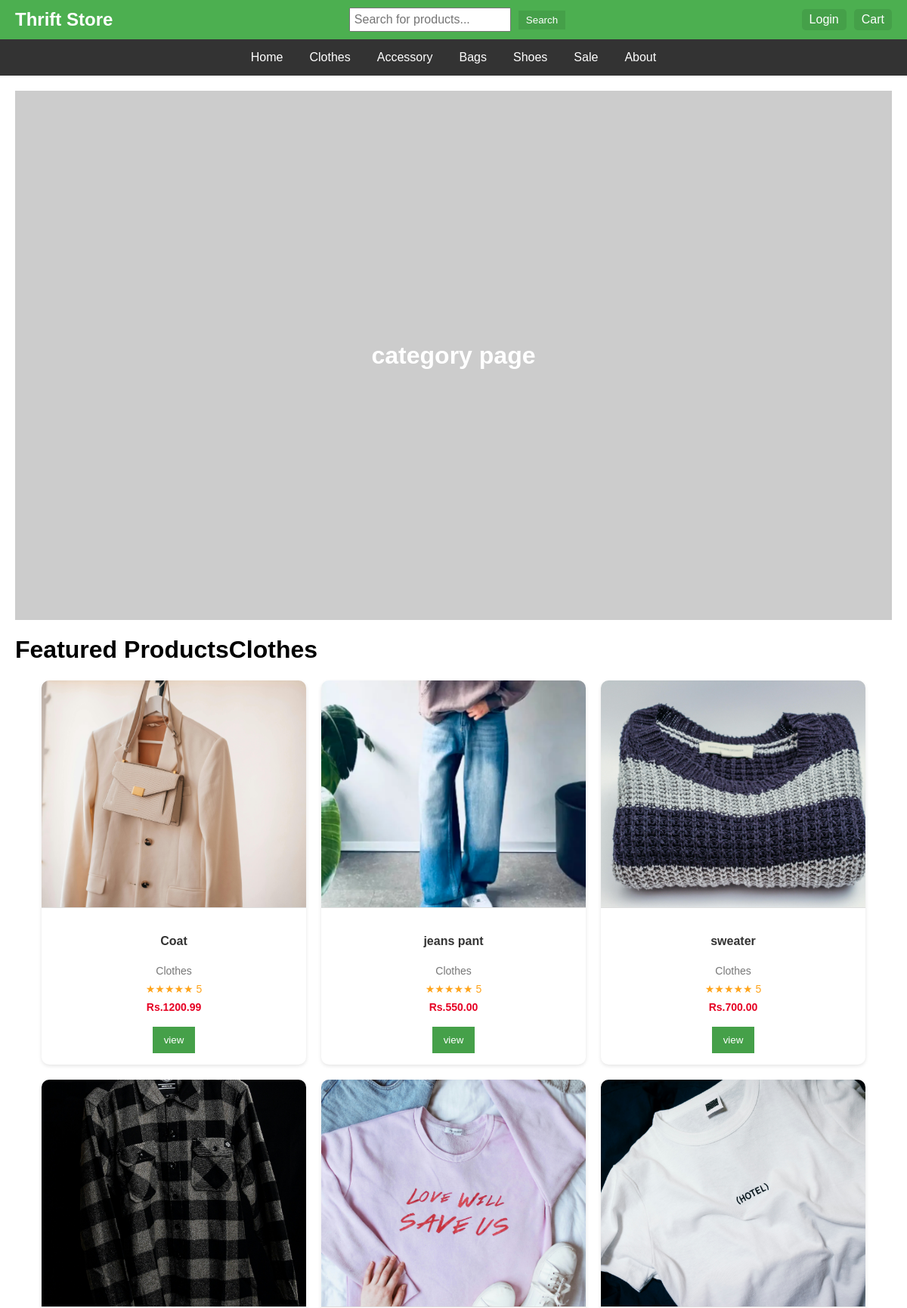
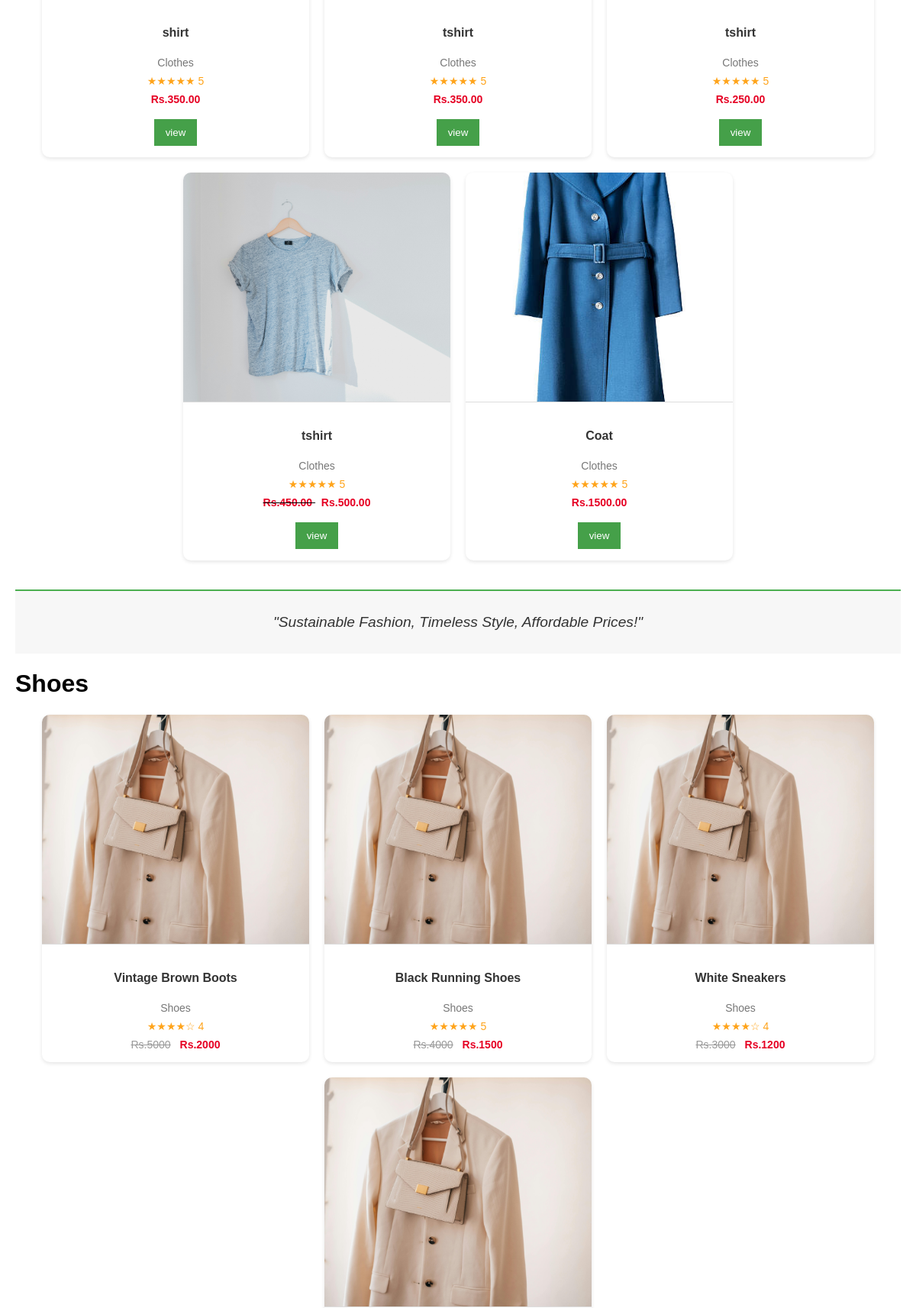
Screenshot of /category/Clothes (upper part) with the database file from the repository (2 pictures, top to bottom).
### app1/models.py (models this page shows, shortened)
class Category(models.Model):
    name = models.CharField(max_length=50)
    def __str__(self):
        return self.name
    class Meta:
        verbose_name_plural = 'categories'

class Product(models.Model):
    name = models.CharField(max_length=100)
    price = models.DecimalField(default=0,decimal_places=2,max_digits=6)
    category = models.ForeignKey(Category, on_delete=models.CASCADE, default=1)
    description = models.CharField(max_length=260,default='',blank=True,null=True)
    image = models.ImageField(upload_to='uploads/product/')
    is_sale = models.BooleanField(default=False)
    sale_price = models.DecimalField(default=0,decimal_places=2,max_digits=6)

### app1/views.py (the view)
# urls.py: path('category/<str:foo>', views.category, name='category'),
def category(request, foo):
    foo = foo.replace('_', ' ')
    try:
        category = Category.objects.get(name=foo)
        products = Product.objects.filter(category=category)
        return render(request, 'category.html',{'products':products, 'category':category})
    except:
        messages.success(request,("that category deoesnot exist"))
        return redirect('home')

### cart/context_processor.py (called while the page is built)
def cart(request):
    return {'cart': Cart(request)}

### app1/templates/category.html (shortened to what this page needs)
{% extends 'base.html'%}
{% block content %}
    <main>
        <div class="banner">
            category page
        </div>
        <h1>Featured Products{{ category }}</h1>
                <div class="product-grid">
                    {% for product in products %}
                    {% if product.is_sale %}
                    <div class="product-card">
                        <img src="{{product.image.url }}" alt="Product Image">
                        <div class="product-info">
                            <h3 class="product-title">{{product.name}}</h3>
                            <p class="product-category">{{product.category}}</p>
                            <div class="product-rating">
                                ★★★★★ 5
                            </div>
                            <div class="product-pricing">
                                <strike>
                                <span class="discounted-price">Rs.{{product.price}}</span>
                                </strike>
                                <span class="discounted-price">Rs.{{product.sale_price}}</span>
                            </div>
                            <a href="{% url 'product' product.id %}"><button>view</button></a>
                        </div>
                    </div>
                    {% else %}
            <div class="product-card">
                <img src="{{product.image.url }}" alt="Product Image">
                <div class="product-info">
                    <h3 class="product-title">{{product.name}}</h3>
                    <p class="product-category">{{product.category}}</p>
                    <div class="product-rating">
                        ★★★★★ 5
                    </div>
                    <div class="product-pricing">
                        <span class="discounted-price">Rs.{{product.price}}</span>
                    </div>
                    <a href="{% url 'product' product.id %}"><button>view</button></a>
                </div>
            </div>
            {% endif %}
            {% endfor %}
        </div><br>
        <div class="slogan-bar">
            "Sustainable Fashion, Timeless Style, Affordable Prices!"
        </div>
        <h1>Shoes</h1>
        <div class="product-grid">
            <div class="product-card">
                <img src="img1.jpg" alt="Product Image">
                <div class="product-info">
                    <h3 class="product-title">Vintage Brown Boots</h3>
                    <p class="product-category">Shoes</p>
                    <div class="product-rating">
                        ★★★★☆ 4
                    </div>
                    <div class="product-pricing">
                        <span class="original-price">Rs.5000</span>
                        <span class="discounted-price">Rs.2000</span>
                    </div>
                </div>
            </div>
            <div class="product-card">
                <img src="img1.jpg" alt="Product Image">
                <div class="product-info">
                    <h3 class="product-title">Black Running Shoes</h3>
                    <p class="product-category">Shoes</p>
                    <div class="product-rating">
                        ★★★★★ 5
                    </div>
                    <div class="product-pricing">
                        <span class="original-price">Rs.4000</span>
                        <span class="discounted-price">Rs.1500</span>
                    </div>
                </div>
            </div>
            <div class="product-card">
                <img src="img1.jpg" alt="Product Image">
                <div class="product-info">
                    <h3 class="product-title">White Sneakers</h3>
                    <p class="product-category">Shoes</p>
                    <div class="product-rating">
                        ★★★★☆ 4
                    </div>
                    <div class="product-pricing">
                        <span class="original-price">Rs.3000</span>
                        <span class="discounted-price">Rs.1200</span>
                    </div>
                </div>
            </div>
            <div class="product-card">
                <img src="img1.jpg" alt="Product Image">
            </div>
        </div><br>
        <br>
        <br>
        <br>
    </main>
</body>
</html>
{% endblock %}

### app1/templates/base.html (shortened to what this page needs)
{% load static %}
<!DOCTYPE html>
<html lang="en">
<head>
    <link href="{% static 'css/style.css' %}" rel="stylesheet"/>
</head>
<body>
    <div class="top-navbar">
        <div class="logo">Thrift Store</div>
        <div class="search-bar">
            <input type="text" placeholder="Search for products...">
            <button>Search</button>
        </div>
        <div class="auth-options">
            <a href="{% url 'login' %}">Login</a>
            <a href="{% url 'cart_summary' %}">Cart</a>
        </div>
    </div>
    {% include 'navbar.html' %}
    {% block content %}
    {% endblock %}
</body>
</html>

### app1/templates/navbar.html
<nav class="main-navbar">
    <a href="{% url 'home'%}">Home</a>
    <a href="{% url 'category' 'Clothes'%}">Clothes</a>
    <a href="{% url 'category' 'Accessory' %}">Accessory</a>
    <a href="{% url 'category' 'Bags' %}">Bags</a>
    <a href="{% url 'category' 'Shoes' %}">Shoes</a>
    <a href="#">Sale</a>
    <a href="{% url 'about' %}">About</a>
</nav>

### static/css/style.css (style rules this page uses)
body { font-family: Arial, sans-serif; margin: 0; padding: 0; box-sizing: border-box; }
.top-navbar { background-color: #4CAF50; padding: 10px 20px; display: flex; justify-content: space-between; align-items: center; color: white; }
.top-navbar .logo { font-size: 1.5em; font-weight: bold; }
.top-navbar .search-bar { display: flex; align-items: center; gap: 10px; }
.top-navbar .search-bar input[type="text"] { padding: 5px; font-size: 16px; width: 200px; }
.top-navbar .search-bar button { background-color: #45a049; color: white; border: none; padding: 5px 10px; cursor: pointer; transition: background-color 0.3s; }
.top-navbar .auth-options { display: flex; gap: 10px; }
.top-navbar .auth-options a { color: white; text-decoration: none; padding: 5px 10px; background-color: #45a049; border-radius: 5px; transition: background-color 0.3s; }
.main-navbar { background-color: #333; padding: 10px 20px; display: flex; justify-content: center; gap: 15px; }
.main-navbar a { color: white; text-decoration: none; padding: 5px 10px; transition: background-color 0.3s; }
main { padding: 20px; }
.banner { background: url('https://via.placeholder.com/1200x400') no-repeat center center/cover; height: 700px; display: flex; justify-content: center; align-items: center; color: white; text-align: center; font-size: 2em; font-weight: bold; }
.slogan-bar { background-color: #f7f7f7; color: #333; text-align: center; padding: 30px 20px; font-size: 1.2em; font-style: italic; margin-top: 20px; border-top: 2px solid #4CAF50; }
.product-grid { display: flex; flex-wrap: wrap; grid-template-columns: repeat(auto-fit, minmax(250px, 1fr)); gap: 20px; justify-content: center; }
.product-card { background-color: #fff; border-radius: 10px; box-shadow: 0 2px 5px rgba(0, 0, 0, 0.1); width: 350px; overflow: hidden; transition: transform 0.2s; position: relative; }
.product-card img { width: 100%; height: 300px; object-fit: cover; border-bottom: 1px solid #ddd; }
.product-info { padding: 15px; display: flex; flex-direction: column; align-items: center; }
.product-title { font-size: 16px; font-weight: bold; color: #333; margin-bottom: 8px; }
.product-category { font-size: 14px; color: #777; margin-bottom: 8px; }
.product-rating { font-size: 14px; color: #ffa41b; margin-bottom: 8px; }
.product-pricing { font-size: 14px; }
.original-price { text-decoration: line-through; color: #999; margin-right: 8px; }
.discounted-price { color: #e60023; font-weight: bold; }
button { background-color: #45a049; color: white; border: none; padding: 10px 15px; cursor: pointer; transition: background-color 0.3s; }

### rows the page displays
Category: name "Clothes"
Product: image (picture), name "Coat", category "Clothes", price "1200.99"
Product: image (picture), name "jeans pant", category "Clothes", price "550.00"
Product: image (picture), name "sweater", category "Clothes", price "700.00"
Product: image (picture), name "shirt", category "Clothes", price "350.00"
Product: image (picture), name "tshirt", category "Clothes", price "350.00"
Product: image (picture), name "tshirt", category "Clothes", price "250.00"
Product: image (picture), name "tshirt", category "Clothes", price "450.00", sale_price "500.00"
Product: image (picture), name "Coat", category "Clothes", price "1500.00"
